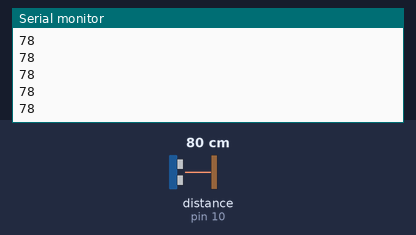
Bench run of a sketch on a simulated Arduino Uno, built with avr-gcc and run on an emulated ATmega328P. Parts: the last lines printed to the serial monitor. Wiring (inferred from the names in the program): ultrasonic range finder: trigger pin 9; echo pin 10. The test bench sets the inputs (shaded band); at power-on: distance to the obstacle (sensor on pin 10) 80 cm. The echo pulse lasts 58.3 µs per cm.

Above: at 1.2 s.
1.3 s: distance to the obstacle (sensor on pin 10) set to 2 cm
At 1.37 s:
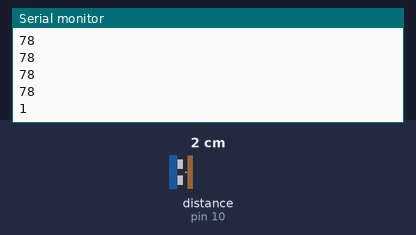
2.8 s: distance to the obstacle (sensor on pin 10) set to 4 cm
At 2.88 s:
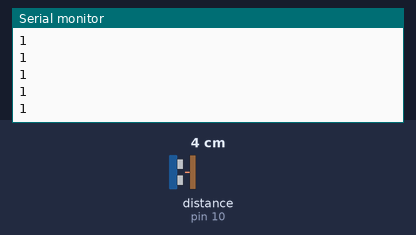
Timing chart, 0 to 5.8 s (numbered marks = the images above; inputs shaded):
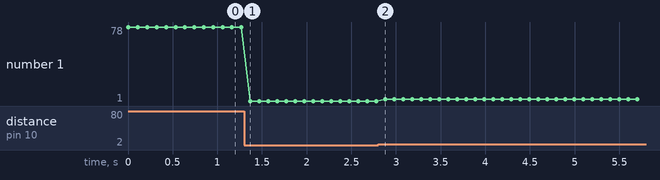

The sketch:

Prueba_Sonar.ino
```cpp
/* Se declaran los valores conectados al Arduino UNO   */
const int trigPin = 9;
const int echoPin = 10;
long int duration;
int distance;

void setup() {

  /* Se declara la entrada y salida segun el cable */
  pinMode(trigPin,OUTPUT);
  pinMode(echoPin,INPUT);
  Serial.begin(9600);
}

void loop() {
  digitalWrite(trigPin, LOW);
  delayMicroseconds(2);
  /* Apaga el gatillo y espera 2mn segundos */

  digitalWrite(trigPin, HIGH);
  delayMicroseconds(10);
  digitalWrite(trigPin,LOW);
  /* Prende el gatillo, manda un bus de electricidad, apaga */

  duration = pulseIn(echoPin,HIGH);
  distance = duration*((0.034)/2.0);
  /* Almacena la medición del sonar y calcula la distancia*/

  Serial.print(distance);
  Serial.print("\n");
  /* Imprime resultados */

  delay(100);
}
```

Measured:
- after the input at 1.3 s, the serial monitor: prints a new line after 0.07 s (image 1)
- plotted number 1: 78 → 1 after the input at 1.3 s, 1 → 3 after the input at 2.8 s
